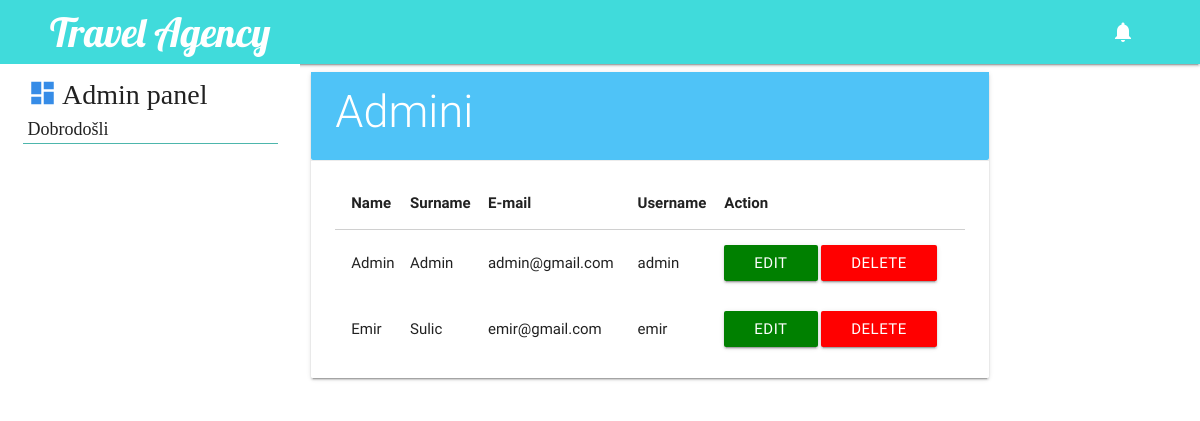
The app's page /pregledAdmina.php with its own data.
### tables this page shows
CREATE TABLE IF NOT EXISTS `korisnici` (
  `id_korisnika` int(100) NOT NULL AUTO_INCREMENT,
  `ime` text NOT NULL,
  `prezime` text NOT NULL,
  `email` varchar(100) NOT NULL,
  `korisnicko_ime` varchar(100) NOT NULL,
  `sifra` varchar(100) NOT NULL,
  `tip` varchar(50) NOT NULL DEFAULT 'administrator',
  PRIMARY KEY (`id_korisnika`)
);

### pregledAdmina.php (the view, shortened to what this page needs)
<?php
   include('db/konekcija.php');
    $query = "SELECT * FROM korisnici where tip = 'administrator'";
?>
<!DOCTYPE html>
<html lang="en">
<head>
      <link type="text/css" rel="stylesheet" href="css/materialize.css"  media="screen,projection"/>
      <link type="text/css" rel="stylesheet" href="css/styleAdmin.css"  media="screen,projection"/>
      <link type="text/css" rel="stylesheet" href="css/animate.css"  media="screen,projection"/>
</head>
    <body>
      <?php  include 'adminPanel.php'; ?>
        <div class="col s7">
            <div class="card ">
                    <div class="card-content light-blue lighten-2" >
                        <span class="card-title white-text" style="font-size: 45px;">Admini</span>
                    </div>
                    <div class="card-action">
                        <table class="highlight">
                            <thead>
                              <tr>
                                  <th type="hidden"></th>
                                  <th>Name</th>
                                  <th>Surname</th>
                                  <th>E-mail</th>
                                  <th>Username</th>
                                  <th>Action</th>
                              </tr>
                            </thead>
                            <?php
                            if( $res = mysqli_query($conn, $query)){
                                if(mysqli_num_rows($res) > 0){
                                 while ($row = mysqli_fetch_array($res)){
                             ?>
                            <tbody>
                              <tr>
                                <td type="hidden" value="<?php echo $row['id_korisnika'] ?>"></td>
                                <td><?php echo $row['ime']; ?></td>
                                <td><?php echo $row['prezime']; ?></td>
                                <td><?php echo $row['email']; ?></td>
                                <td><?php echo $row['korisnicko_ime']; ?></td>
                                <td>
                                    <a href="uredjivanjeAdmina.php?id=<?= $row['id_korisnika'] ?>" class="btn waves-effect waves-light btn-small" style="background-color:green;">EDIT</a>
                                    <a href="brisanjeAdmina.php?id=<?= $row['id_korisnika'] ?>" class="btn waves-effect waves-light btn-small" name="brisanje" style="background-color:red;">DELETE</a>
                                </td>
                              </tr>
                            </tbody>
                            <?php }
        }
     }
      ?>
                          </table>
                    </div>
            </div>
        </div>
        <link rel="stylesheet" href="css/sweetalert2.min.css">
        <link rel="stylesheet" href="css/sweetalert2.css">
    </body>
</html>

### records on screen
korisnici: $row['id_korisnika'] 2 (drawn), ime "Admin", prezime "Admin", email "admin@gmail.com", korisnicko_ime "admin"
korisnici: $row['id_korisnika'] 3 (drawn), ime "Emir", prezime "Sulic", email "emir@gmail.com", korisnicko_ime "emir"
